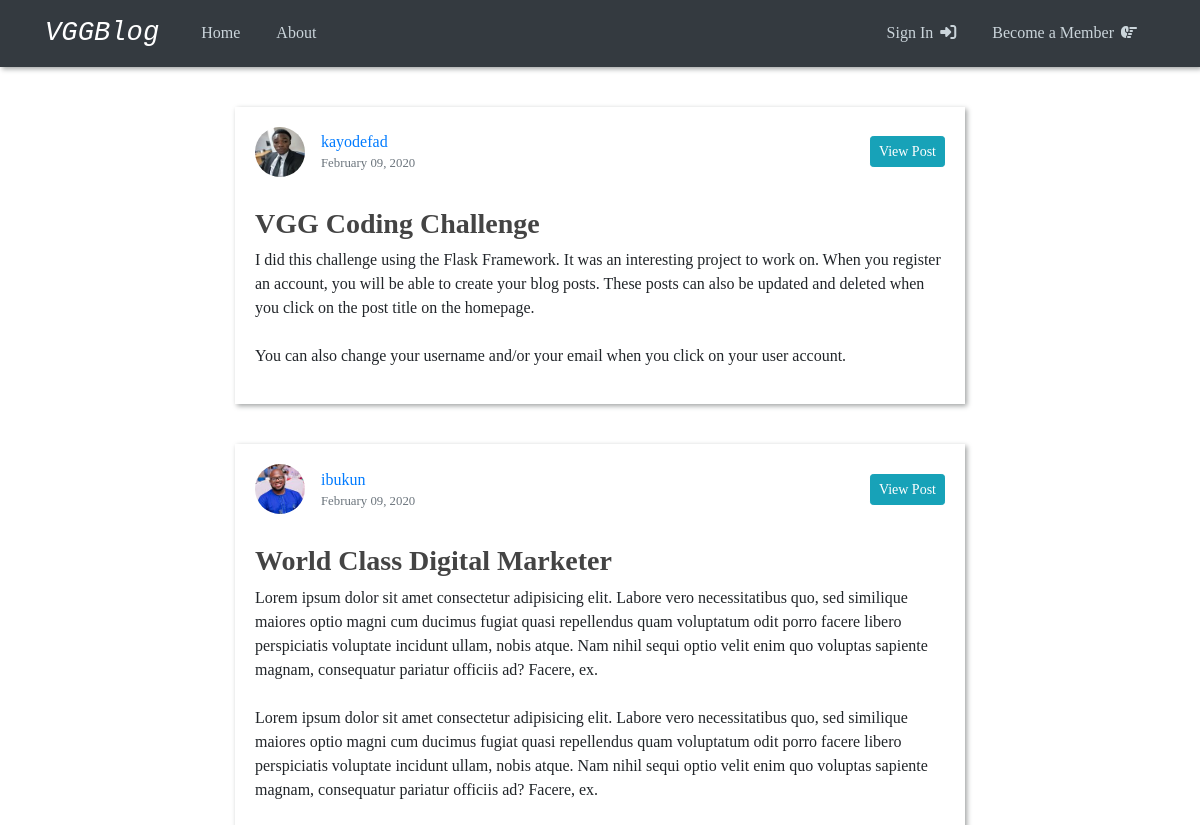
Page /home on the earlier database version.
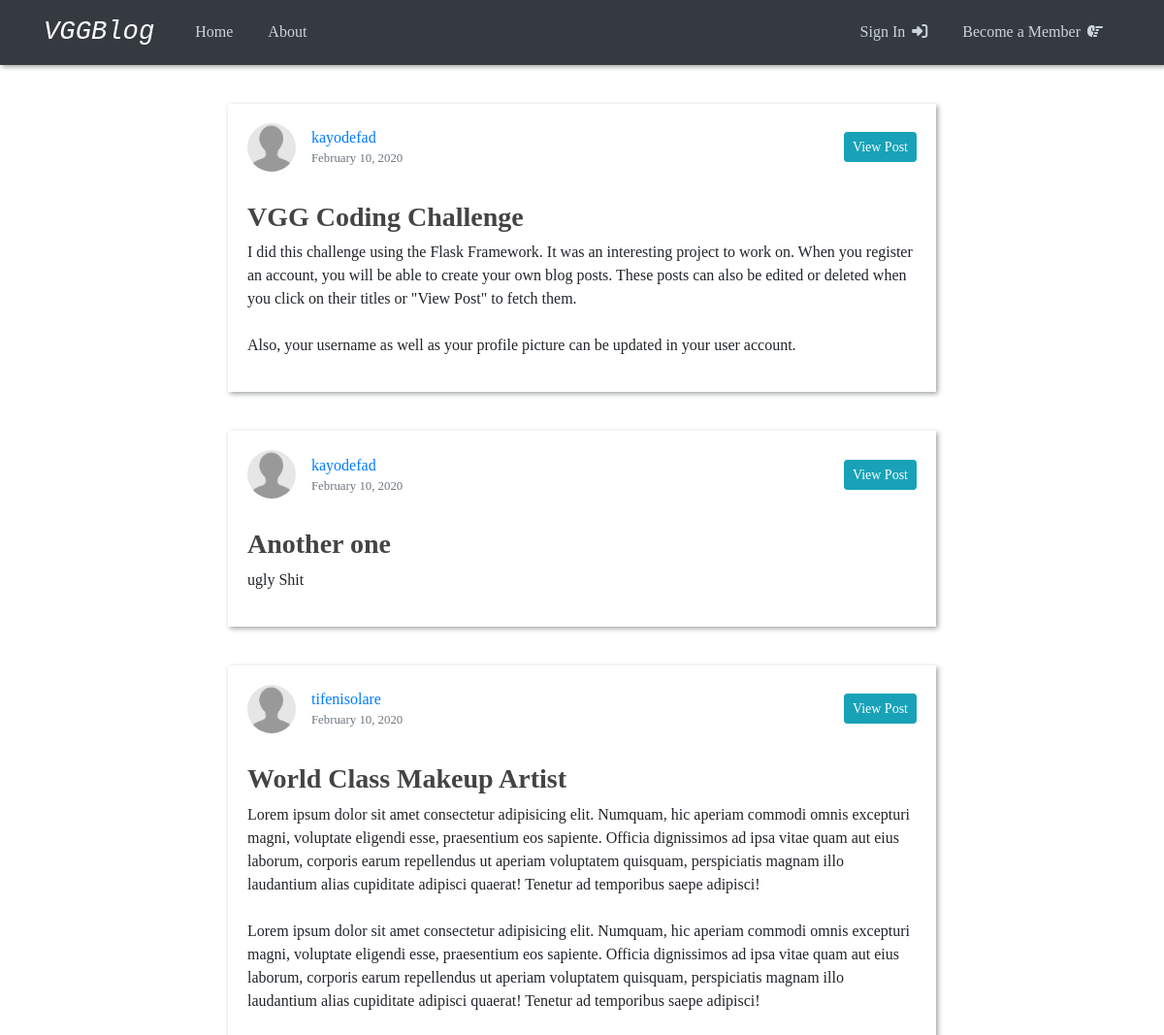
Same page on the later database version.
### vggblog/models.py (models this page shows, shortened)
class Post(db.Model):
  id = db.Column(db.Integer, primary_key=True)
  title = db.Column(db.String(100), nullable=False)
  date_posted = db.Column(db.DateTime, nullable=False, default=datetime.utcnow)
  content = db.Column(db.Text, nullable=False)
  user_id = db.Column(db.Integer, db.ForeignKey('user.id'), nullable=False)

class User(db.Model, UserMixin):
  id = db.Column(db.Integer, primary_key=True)
  username = db.Column(db.String(20), unique=True, nullable=False)
  image_file = db.Column(db.String(20), nullable=False, default='default.jpg')
  password = db.Column(db.String(60), nullable=False)
  posts = db.relationship('Post', backref='author', lazy=True)

### vggblog/routes.py (the view)
@app.route('/home')
def home():
    posts = Post.query.all()
    return render_template('home.html', posts=posts)

### vggblog/templates/home.html
{% extends "layout.html" %}
{% block content %}
  {% for post in posts %}
  <article class="content-section post">
    <div class="article-header">
      <div class="info-container">
        <img class="rounded-circle article-img" src="{{url_for('static', filename='profile_pics/' + post.author.image_file)}}" alt="">
        <div class="article-metadata">
          <a class="mr-2" href="#">{{ post.author.username }}</a>
          <small class="text-muted">{{ post.date_posted.strftime('%B %d, %Y') }}</small>
        </div>
      </div>
      <a class="btn btn-info btn-sm" href="{{ url_for('post', post_id=post.id) }}" role="button">View Post</a>
    </div>
    <div class="media-body">
      <h3><a class="article-title" href="{{ url_for('post', post_id=post.id) }}">{{ post.title }}</a></h3>
      <p class="article-content">{{ post.content }}</p>
    </div>
  </article>
  {% endfor %}
{% endblock content %}

### vggblog/templates/layout.html (shortened to what this page needs)
<!DOCTYPE html>
<html lang="en">
  <head>
    <link
      rel="stylesheet"
      href="https://stackpath.bootstrapcdn.com/bootstrap/4.4.1/css/bootstrap.min.css"
    />
    <link rel="stylesheet" type="text/css" href="{{ url_for('static', filename='main.css') }}">
  </head>
  <body>
    <header class="site-header">
      <nav class="navbar navbar-expand-md navbar-dark bg-dark">
        <div class="container">
          <a class="navbar-brand mr-4" href="{{ url_for('home') }}">VGGBlog</a>
          <div class="collapse navbar-collapse" id="navbarToggle">
            <div class="navbar-nav mr-auto">
              <a class="nav-item nav-link" href="{{ url_for('home') }}">Home</a>
              <a class="nav-item nav-link" href="{{ url_for('about') }}">About</a>
            </div>
            <div class="navbar-nav">
              {% if current_user.is_authenticated %}
              <a class="nav-item nav-link" href="{{ url_for('new_post') }}">New Post <i class="fas fa-plus-square"></i></a>
              <a style="text-transform: lowercase;" class="nav-item nav-link" href="{{ url_for('account') }}">{{current_user.username}} <i class="fas fa-user"></i></a s>
              <a class="nav-item nav-link" href="{{ url_for('logout') }}">Sign Out <i class="fas fa-sign-out-alt"></i></a>
              {% else %}
              <a class="nav-item nav-link" href="{{ url_for('login') }}">Sign In <i class="fas fa-sign-in-alt"></i></a>
              <a class="nav-item nav-link" href="{{ url_for('register') }}">Become a Member <i class="fas fa-hand-point-right"></i></a>
              {% endif %}
            </div>
          </div>
        </div>
      </nav>
    </header>
    <main role="main" class="container">
    <div class="row">
      <div class="col-md-8 mx-auto">
        {% block content %}{% endblock %}
      </div>
    </div>
    </main>
  </body>
</html>

### vggblog/static/main.css (style rules this page uses)
body { font-family: Cambria, Cochin, Georgia, Times, 'Times New Roman', serif; }
h1, h2, h3, h4, h5, h6 { color: #444444; }
header { position: sticky; top: 0; z-index: 50; box-shadow: 2px 2px 5px rgb(161, 163, 163); }
.site-header .navbar-brand { font-family: 'Cookie', cursive; font-family: 'Courier New', Courier, monospace; font-style: italic; font-size: 1.7rem; }
.site-header .navbar-nav .nav-link { color: #cbd5db; margin: 0 10px; }
.site-header .navbar-nav i { margin-left: 3px; }
main { margin-top: 2.5rem; }
.article-header { display: flex; align-items: center; justify-content: space-between; }
.content-section .info-container { display: flex; align-items: center; }
.post { margin-bottom: 40px; box-shadow: 2px 2px 5px rgb(161, 163, 163); padding: 20px; }
.content-section h3 { margin-top: 30px; }
.article-title { color: #444444; font-weight: bold; }
.article-content { white-space: pre-line; }
.article-img { height: 50px; width: 50px; margin-right: 16px; }
.article-metadata { display: flex; flex-direction: column; }

Differences in the rows shown:
removed Post: image_file (picture), author.username "ibukun", date_posted "February 09, 2020", title "World Class Digital Marketer", content "Lorem ipsum dolor sit amet consectetur adipisicing elit. Labore vero necessitatibus quo, sed similique maiores optio magni cum ducimus fugiat quasi repellendus quam voluptatum odit porro facere libero perspiciatis voluptate incidunt ullam, nobis atque. Nam nihil sequi optio velit enim quo voluptas sapiente magnam, consequatur pariatur officiis ad? Facere, ex. Lorem ipsum dolor sit amet consectetur adipisicing elit. Labore vero necessitatibus quo, sed similique maiores optio magni cum ducimus fugiat quasi repellendus quam voluptatum odit porro facere libero perspiciatis voluptate incidunt ullam, nobis atque. Nam nihil sequi optio velit enim quo voluptas sapiente magnam, consequatur pariatur…"
changed Post "VGG Coding Challenge": image_file: picture removed, a placeholder shows; date_posted "February 09, 2020" → "February 10, 2020"; content "…able to create your blog posts. These posts can also be updated and deleted when you click on the post title on the homepage. You can also change your username and/or your email when you click on your user account." → "…able to create your own blog posts. These posts can also be edited or deleted when you click on their titles or \"View Post\" to fetch them. Also, your username as well as your profile picture can be updated in your user account."
added Post: image_file (placeholder picture), author.username "kayodefad", date_posted "February 10, 2020", title "Another one", content "ugly Shit"
added Post: image_file (placeholder picture), author.username "tifenisolare", date_posted "February 10, 2020", title "World Class Makeup Artist", content "Lorem ipsum dolor sit amet consectetur adipisicing elit. Numquam, hic aperiam commodi omnis excepturi magni, voluptate eligendi esse, praesentium eos sapiente. Officia dignissimos ad ipsa vitae quam aut eius laborum, corporis earum repellendus ut aperiam voluptatem quisquam, perspiciatis magnam illo laudantium alias cupiditate adipisci quaerat! Tenetur ad temporibus saepe adipisci! Lorem ipsum dolor sit amet consectetur adipisicing elit. Numquam, hic aperiam commodi omnis excepturi magni, voluptate eligendi esse, praesentium eos sapiente. Officia dignissimos ad ipsa vitae quam aut eius laborum, corporis earum repellendus ut aperiam voluptatem quisquam, perspiciatis magnam illo laudantium…"
